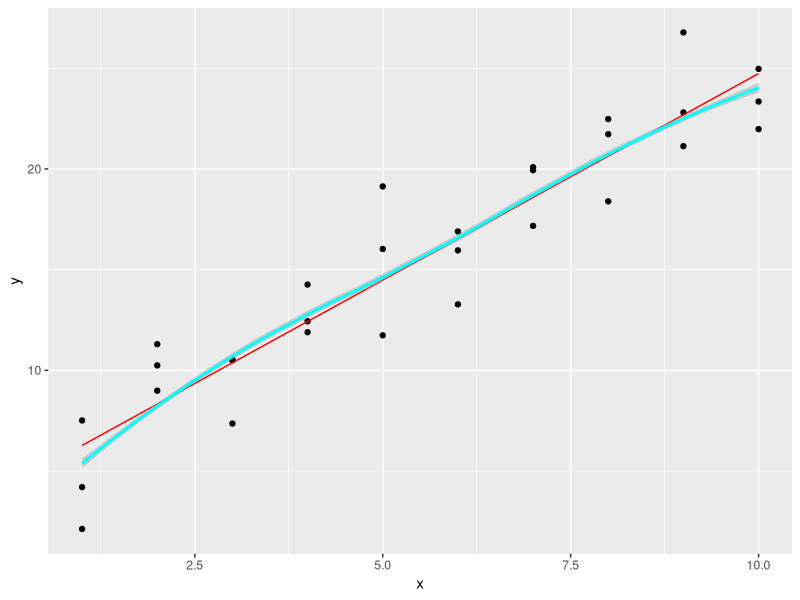
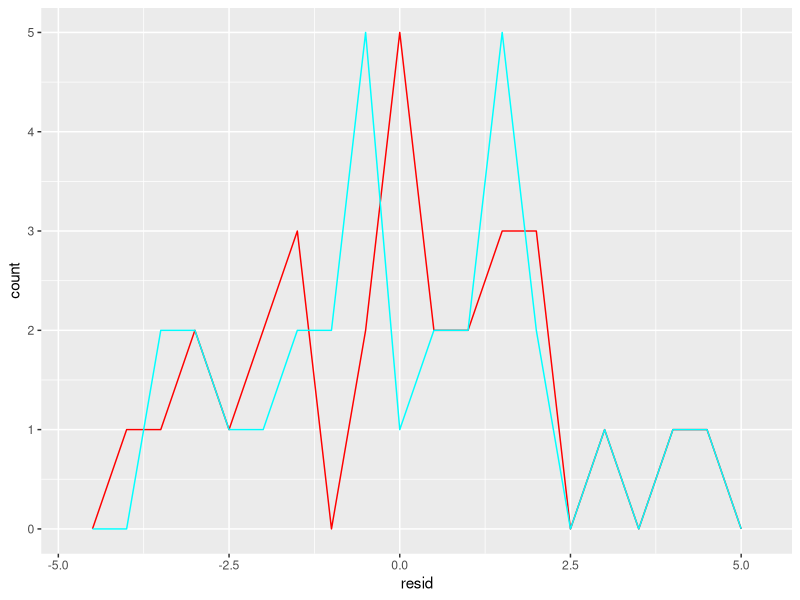
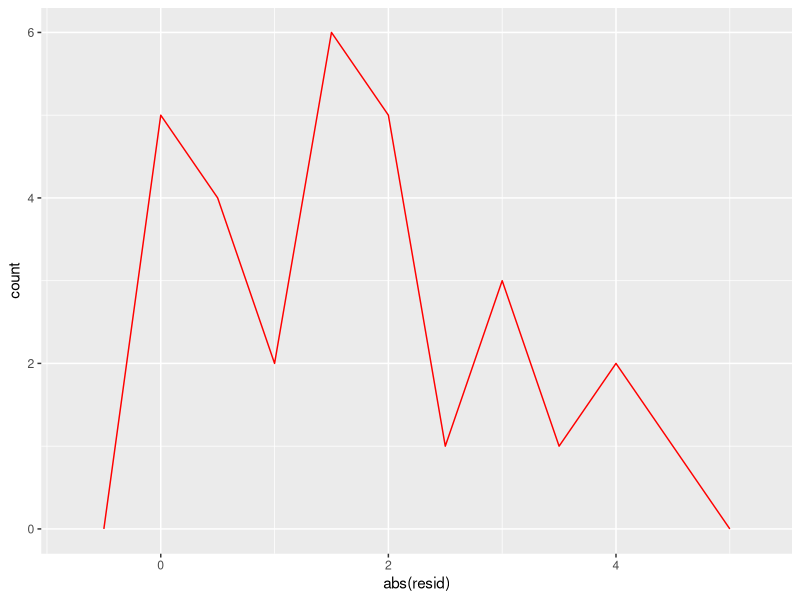

Source code (R) for these figures, in order:
## ---- chunk 1
suppressWarnings(suppressMessages(library(tidyverse)))
suppressWarnings(suppressMessages(library(purrr)))
suppressWarnings(suppressMessages(library(modelr)))
## ---- chunk 2
fit1 <- lm(y~x, data = sim1)
fit2 <- loess(y~x, data = sim1,degree = 2)

grid <- sim1 %>% data_grid(x)
grid1 <- grid %>%
  add_predictions(fit1)
sim1_1 <- sim1 %>% add_residuals(fit1)

grid2 <- grid %>% 
  add_predictions(fit2)
sim1_2 <- sim1 %>% add_residuals(fit2)
## ---- chunk 3
ggplot(sim1,aes(x=x))+
  geom_point(aes(y=y))+
  geom_line(data = grid1, aes(y = pred), color = 'red')+
  geom_smooth(data = grid2, aes(y = pred),color = 'cyan')
## ---- chunk 4
ggplot() + 
  geom_freqpoly(data = sim1_1, aes(resid),binwidth = 0.5,color = 'red') +
  geom_freqpoly(data = sim1_2, aes(resid),binwidth = 0.5, color = 'cyan')
## ---- chunk 5
ggplot() + 
  geom_freqpoly(data = sim1_1, aes(abs(resid)),binwidth = 0.5,color = 'red')
